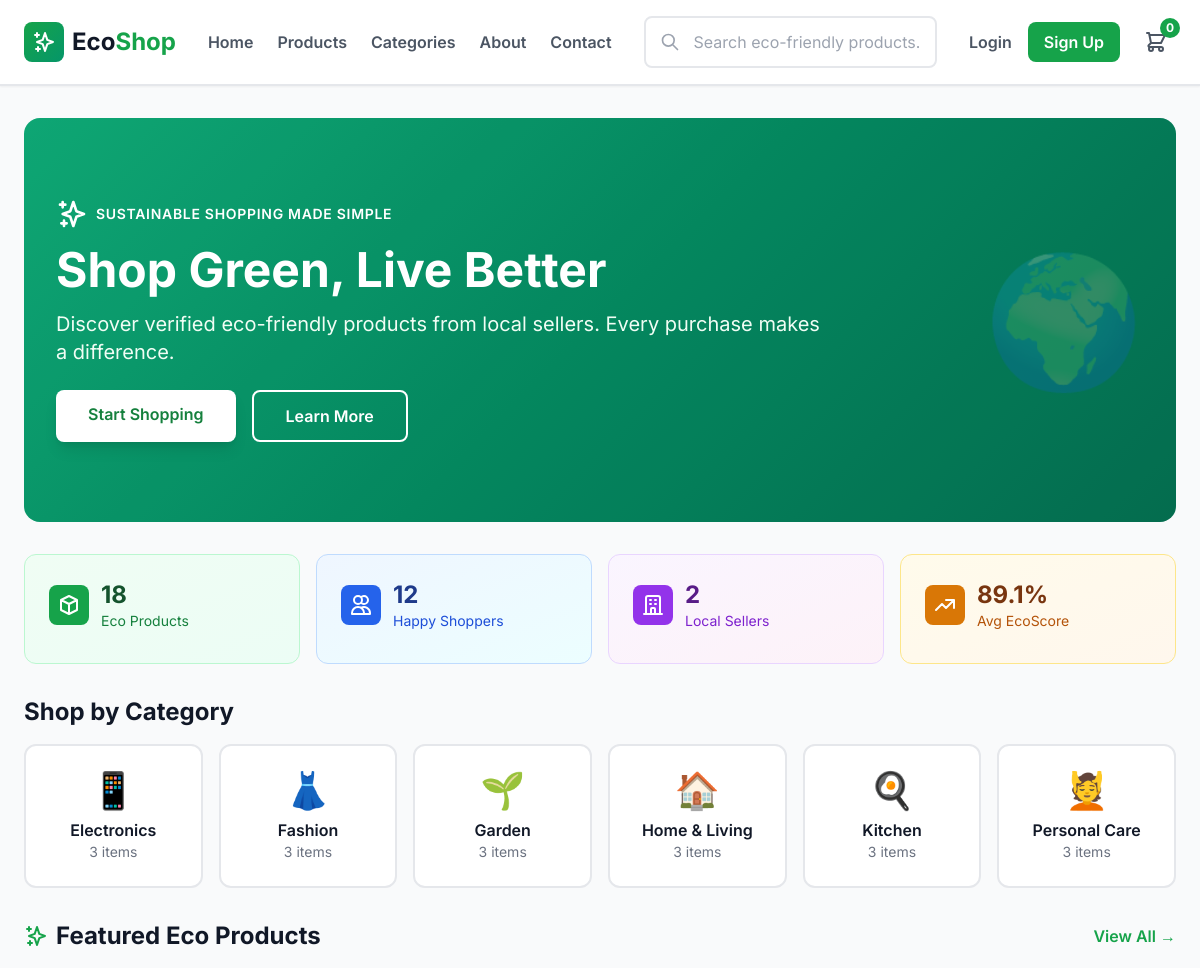
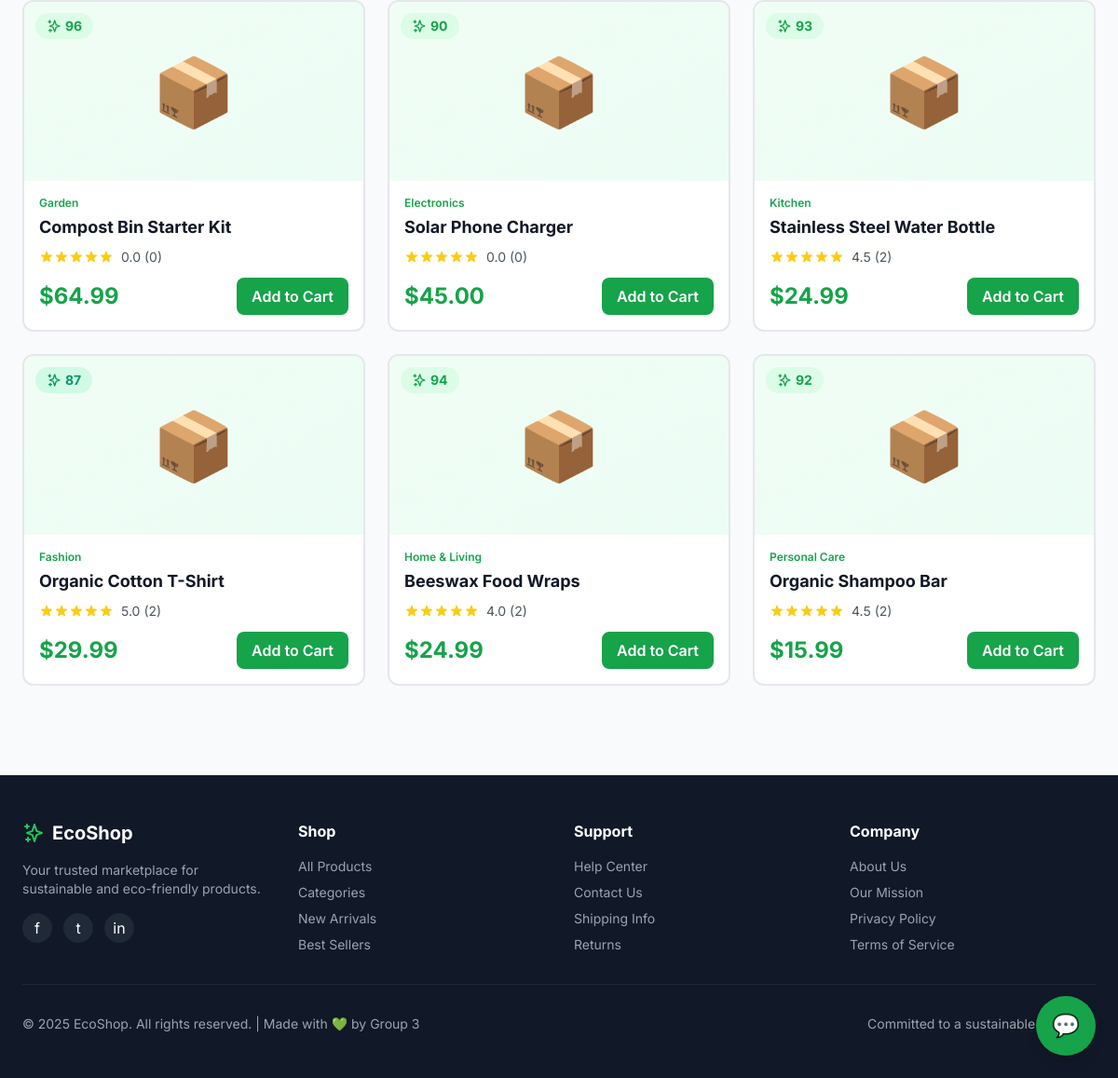
The page / on the database its author committed (2 pictures, top to bottom).
### products/models.py (models this page shows, shortened)
class Category(models.Model):
    name = models.CharField(max_length=100, unique=True)
    slug = models.SlugField(max_length=100, unique=True, blank=True)
    icon = models.CharField(max_length=10, default='📦')  # Emoji icon
    description = models.TextField(blank=True)
    image = models.ImageField(upload_to='categories/', blank=True, null=True)
    created_at = models.DateTimeField(auto_now_add=True)
    updated_at = models.DateTimeField(auto_now=True)
    class Meta:
        verbose_name = 'Category'
        verbose_name_plural = 'Categories'
        ordering = ['name']

class Product(models.Model):
    name = models.CharField(max_length=255)
    slug = models.SlugField(max_length=255, unique=True, blank=True)
    description = models.TextField()
    category = models.ForeignKey(Category, on_delete=models.CASCADE, related_name='products')
    seller = models.ForeignKey(settings.AUTH_USER_MODEL, on_delete=models.CASCADE, related_name='products')
    price = models.DecimalField(max_digits=10, decimal_places=2)
    compare_price = models.DecimalField(max_digits=10, decimal_places=2, blank=True, null=True)
    stock = models.IntegerField(default=0)
    eco_score = models.IntegerField(
        validators=[MinValueValidator(1), MaxValueValidator(100)],
        help_text="Sustainability score from 1 to 100"
    )
    eco_certifications = models.CharField(max_length=255, blank=True, help_text="e.g., Organic, Fair Trade")
    carbon_footprint = models.DecimalField(max_digits=10, decimal_places=2, default=0.00, help_text="CO2 in kg")
    recyclable = models.BooleanField(default=False)
    biodegradable = models.BooleanField(default=False)
    image = models.ImageField(upload_to='products/')
    image2 = models.ImageField(upload_to='products/', blank=True, null=True)
    image3 = models.ImageField(upload_to='products/', blank=True, null=True)
    is_active = models.BooleanField(default=True)
    is_featured = models.BooleanField(default=False)
    views_count = models.IntegerField(default=0)
    created_at = models.DateTimeField(auto_now_add=True)
    updated_at = models.DateTimeField(auto_now=True)
    @property
    def average_rating(self):
        reviews = self.reviews.all()
        if reviews:
            return sum([review.rating for review in reviews]) / len(reviews)
        return 0
    @property
    def review_count(self):
        return self.reviews.count()
    class Meta:
        verbose_name = 'Product'
        verbose_name_plural = 'Products'
        ordering = ['-created_at']

class Review(models.Model):
    product = models.ForeignKey(Product, on_delete=models.CASCADE, related_name='reviews')
    user = models.ForeignKey(settings.AUTH_USER_MODEL, on_delete=models.CASCADE, related_name='reviews')
    rating = models.IntegerField(validators=[MinValueValidator(1), MaxValueValidator(5)])
    title = models.CharField(max_length=255)
    comment = models.TextField()
    is_verified_purchase = models.BooleanField(default=False)
    is_approved = models.BooleanField(default=True, help_text="Approved reviews are visible to public")
    created_at = models.DateTimeField(auto_now_add=True)
    updated_at = models.DateTimeField(auto_now=True)
    class Meta:
        verbose_name = 'Review'
        verbose_name_plural = 'Reviews'
        ordering = ['-created_at']
        unique_together = ['product', 'user']

### core/views.py (the view)
# urls.py: path('', views.home_view, name='home'),
def home_view(request):
    featured_products = Product.objects.filter(is_featured=True, is_active=True)[:6]
    categories = Category.objects.all()[:6]
    total_products = Product.objects.filter(is_active=True).count()
    total_users = User.objects.filter(is_active=True).count()
    total_sellers = User.objects.filter(is_seller=True, is_active=True).count()
    from django.db.models import Avg
    avg_eco_score = Product.objects.filter(is_active=True).aggregate(Avg('eco_score'))['eco_score__avg'] or 0
    if request.user.is_authenticated:
        track_user_activity(request, 'Home Page')
    context = {
        'featured_products': featured_products,
        'categories': categories,
        'total_products': total_products,
        'total_users': total_users,
        'total_sellers': total_sellers,
        'avg_eco_score': round(avg_eco_score, 1),
    }
    return render(request, 'home.html', context)

### templates/home.html (shortened to what this page needs)
{% extends 'base.html' %}
{% load static %}
{% block content %}
<div class="max-w-7xl mx-auto px-6 py-8">
    <div class="relative gradient-green text-white py-20 px-8 rounded-2xl mb-8 overflow-hidden">
        <div class="absolute inset-0 bg-black opacity-10"></div>
        <div class="relative z-10 max-w-3xl">
            <div class="flex items-center gap-2 mb-4">
                <svg xmlns="http://www.w3.org/2000/svg" class="h-8 w-8" fill="none" viewBox="0 0 24 24" stroke="currentColor">
                    <path stroke-linecap="round" stroke-linejoin="round" stroke-width="2" d="M5 3v4M3 5h4M6 17v4m-2-2h4m5-16l2.286 6.857L21 12l-5.714 2.143L13 21l-2.286-6.857L5 12l5.714-2.143L13 3z" />
                </svg>
                <span class="text-sm font-semibold tracking-wider uppercase">Sustainable Shopping Made Simple</span>
            </div>
            <h1 class="text-5xl font-bold mb-4">Shop Green, Live Better</h1>
            <p class="text-xl mb-6 text-green-50">
                Discover verified eco-friendly products from local sellers. Every purchase makes a difference.
            </p>
            <div class="flex gap-4">
                <a href="{% url 'products:product_list' %}" class="bg-white text-green-700 px-8 py-3 rounded-lg font-semibold hover:bg-green-50 transition-all shadow-lg">
                    Start Shopping
                </a>
                <a href="{% url 'core:about' %}" class="border-2 border-white text-white px-8 py-3 rounded-lg font-semibold hover:bg-white hover:text-green-700 transition-all">
                    Learn More
                </a>
            </div>
        </div>
        <div class="absolute right-8 top-1/2 -translate-y-1/2 text-9xl opacity-20">
            🌍
        </div>
    </div>
    <div class="grid grid-cols-4 gap-4 mb-8">
        <div class="bg-gradient-to-br from-green-50 to-emerald-50 p-6 rounded-xl border border-green-200">
            <div class="flex items-center gap-3 mb-2">
                <div class="bg-green-600 p-2 rounded-lg">
                    <svg xmlns="http://www.w3.org/2000/svg" class="h-6 w-6 text-white" fill="none" viewBox="0 0 24 24" stroke="currentColor">
                        <path stroke-linecap="round" stroke-linejoin="round" stroke-width="2" d="M20 7l-8-4-8 4m16 0l-8 4m8-4v10l-8 4m0-10L4 7m8 4v10M4 7v10l8 4" />
                    </svg>
                </div>
                <div>
                    <div class="text-2xl font-bold text-green-900">{{ total_products }}</div>
                    <div class="text-sm text-green-700">Eco Products</div>
                </div>
            </div>
        </div>
        <div class="bg-gradient-to-br from-blue-50 to-cyan-50 p-6 rounded-xl border border-blue-200">
            <div class="flex items-center gap-3 mb-2">
                <div class="bg-blue-600 p-2 rounded-lg">
                    <svg xmlns="http://www.w3.org/2000/svg" class="h-6 w-6 text-white" fill="none" viewBox="0 0 24 24" stroke="currentColor">
                        <path stroke-linecap="round" stroke-linejoin="round" stroke-width="2" d="M12 4.354a4 4 0 110 5.292M15 21H3v-1a6 6 0 0112 0v1zm0 0h6v-1a6 6 0 00-9-5.197M13 7a4 4 0 11-8 0 4 4 0 018 0z" />
                    </svg>
                </div>
                <div>
                    <div class="text-2xl font-bold text-blue-900">{{ total_users }}</div>
                    <div class="text-sm text-blue-700">Happy Shoppers</div>
                </div>
            </div>
        </div>
        <div class="bg-gradient-to-br from-purple-50 to-pink-50 p-6 rounded-xl border border-purple-200">
            <div class="flex items-center gap-3 mb-2">
                <div class="bg-purple-600 p-2 rounded-lg">
                </div>
                <div>
                    <div class="text-2xl font-bold text-purple-900">{{ total_sellers }}</div>
                    <div class="text-sm text-purple-700">Local Sellers</div>
                </div>
            </div>
        </div>
        <div class="bg-gradient-to-br from-amber-50 to-orange-50 p-6 rounded-xl border border-amber-200">
            <div class="flex items-center gap-3 mb-2">
                <div class="bg-amber-600 p-2 rounded-lg">
                    <svg xmlns="http://www.w3.org/2000/svg" class="h-6 w-6 text-white" fill="none" viewBox="0 0 24 24" stroke="currentColor">
                        <path stroke-linecap="round" stroke-linejoin="round" stroke-width="2" d="M13 7h8m0 0v8m0-8l-8 8-4-4-6 6" />
                    </svg>
                </div>
                <div>
                    <div class="text-2xl font-bold text-amber-900">{{ avg_eco_score }}%</div>
                    <div class="text-sm text-amber-700">Avg EcoScore</div>
                </div>
            </div>
        </div>
    </div>
    <div class="mb-8">
        <h2 class="text-2xl font-bold text-gray-900 mb-4 flex items-center gap-2">
            <span>Shop by Category</span>
        </h2>
        <div class="grid grid-cols-6 gap-4">
            {% for category in categories %}
            <a href="{% url 'products:category_products' category.slug %}" class="bg-white p-6 rounded-xl border-2 border-gray-200 hover:border-green-500 hover:shadow-lg transition-all cursor-pointer text-center group">
                <div class="text-4xl mb-2">{{ category.icon }}</div>
                <div class="font-semibold text-gray-900 group-hover:text-green-600">{{ category.name }}</div>
                <div class="text-sm text-gray-500">{{ category.products.count }} items</div>
            </a>
            {% endfor %}
        </div>
    </div>
    <div>
        <div class="flex justify-between items-center mb-4">
            <h2 class="text-2xl font-bold text-gray-900 flex items-center gap-2">
                <svg xmlns="http://www.w3.org/2000/svg" class="h-6 w-6 text-green-600" fill="none" viewBox="0 0 24 24" stroke="currentColor">
                    <path stroke-linecap="round" stroke-linejoin="round" stroke-width="2" d="M5 3v4M3 5h4M6 17v4m-2-2h4m5-16l2.286 6.857L21 12l-5.714 2.143L13 21l-2.286-6.857L5 12l5.714-2.143L13 3z" />
                </svg>
                Featured Eco Products
            </h2>
            <a href="{% url 'products:product_list' %}" class="text-green-600 font-semibold hover:text-green-700">
                View All →
            </a>
        </div>
        <div class="grid grid-cols-3 gap-6">
            {% for product in featured_products %}
            <div class="bg-white rounded-xl border-2 border-gray-200 hover:border-green-500 hover:shadow-xl transition-all overflow-hidden group">
                <div class="relative bg-gradient-to-br from-green-50 to-emerald-50 p-8 flex items-center justify-center h-48">
                    {% if product.image and product.image.name %}
                    <img src="{{ product.image.url }}" alt="{{ product.name }}" class="max-h-full max-w-full object-contain">
                    {% else %}
                    <div class="text-7xl">📦</div>
                    {% endif %}
                    <div class="absolute top-3 left-3 px-3 py-1 rounded-full font-bold text-sm {% if product.eco_score >= 90 %}bg-green-100 text-green-600{% elif product.eco_score >= 80 %}bg-emerald-100 text-emerald-600{% else %}bg-lime-100 text-lime-600{% endif %}">
                        <div class="flex items-center gap-1">
                            <svg xmlns="http://www.w3.org/2000/svg" class="h-4 w-4" fill="none" viewBox="0 0 24 24" stroke="currentColor">
                                <path stroke-linecap="round" stroke-linejoin="round" stroke-width="2" d="M5 3v4M3 5h4M6 17v4m-2-2h4m5-16l2.286 6.857L21 12l-5.714 2.143L13 21l-2.286-6.857L5 12l5.714-2.143L13 3z" />
                            </svg>
                            {{ product.eco_score }}
                        </div>
                    </div>
                </div>
                <div class="p-4">
                    <div class="text-xs text-green-600 font-semibold mb-1">{{ product.category.name }}</div>
                    <h3 class="font-bold text-gray-900 mb-2 text-lg group-hover:text-green-600">
                        <a href="{% url 'products:product_detail' product.slug %}">{{ product.name }}</a>
                    </h3>
                    <div class="flex items-center gap-2 mb-3">
                        <div class="flex text-yellow-400">
                        </div>
                        <span class="text-sm text-gray-600">
                            {{ product.average_rating|floatformat:1 }} ({{ product.review_count }})
                        </span>
                    </div>
                    <div class="flex justify-between items-center">
                        <div class="text-2xl font-bold text-green-600">${{ product.price }}</div>
                        <form action="{% url 'orders:add_to_cart' product.id %}" method="post">
                            <button type="submit" class="bg-green-600 text-white px-4 py-2 rounded-lg font-semibold hover:bg-green-700 transition-all">
                                Add to Cart
                            </button>
                        </form>
                    </div>
                </div>
            </div>
            {% empty %}
            <div class="col-span-3 text-center py-12">
                <p class="text-gray-500">No featured products available yet.</p>
            </div>
            {% endfor %}
        </div>
    </div>
</div>
{% endblock %}

### rows shown on the page
Category: icon "📱", name "Electronics", products.count "3"
Category: icon "👗", name "Fashion", products.count "3"
Category: icon "🌱", name "Garden", products.count "3"
Category: icon "🏠", name "Home & Living", products.count "3"
Category: icon "🍳", name "Kitchen", products.count "3"
Category: icon "💆", name "Personal Care", products.count "3"
Product: eco_score "96", category.name "Garden", name "Compost Bin Starter Kit", average_rating "0.0", review_count "0", price "64.99"
Product: eco_score "90", category.name "Electronics", name "Solar Phone Charger", average_rating "0.0", review_count "0", price "45.00"
Product: eco_score "93", category.name "Kitchen", name "Stainless Steel Water Bottle", average_rating "4.5", review_count "2", price "24.99"
Product: eco_score "87", category.name "Fashion", name "Organic Cotton T-Shirt", average_rating "5.0", review_count "2", price "29.99"
Product: eco_score "94", category.name "Home & Living", name "Beeswax Food Wraps", average_rating "4.0", review_count "2", price "24.99"
Product: eco_score "92", category.name "Personal Care", name "Organic Shampoo Bar", average_rating "4.5", review_count "2", price "15.99"

### other values the page prints
{{ cart_count|default:0 }} "0"
{{ total_products }} "18"
{{ total_users }} "12"
{{ total_sellers }} "2"
{{ avg_eco_score }} "89.1"
